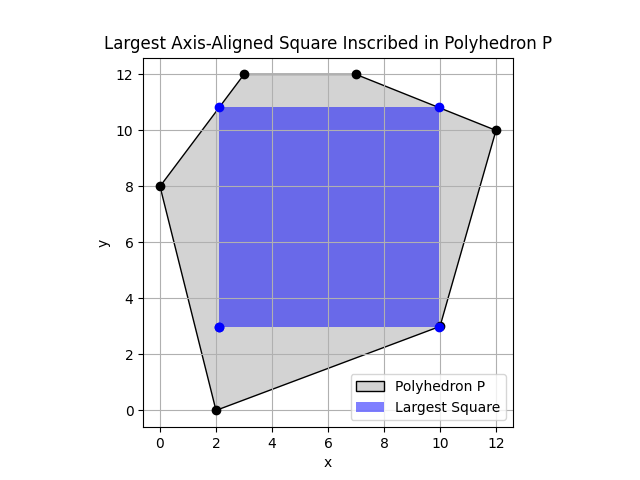

The script that drew this image:
import pulp
import matplotlib.pyplot as plt
import numpy as np

# Define the LP problem
prob = pulp.LpProblem("Largest_Square", pulp.LpMaximize)

# Variables
x = pulp.LpVariable('x', lowBound=0)
y = pulp.LpVariable('y', lowBound=0)
s = pulp.LpVariable('s', lowBound=0)

# Objective function
prob += s

# Constraints from the edges
prob += 4*x + y >= 8
prob += 3*x + 3*s - 8*y <= 6
prob += 7*x + 7*s - 2*y <= 64
prob += 2*x + 5*y + 7*s <= 74
prob += y + s <= 12
prob += 4*x - 3*y >= -24 + 3*s

# Solve the problem
prob.solve()

# Extract results
x_val = x.value()
y_val = y.value()
s_val = s.value()
area_val = s_val**2

# Output optimal solution in a more formal way
print(f"Optimal Solution for Largest Square Inscribed in Polyhedron P:")
print(f"  - Bottom-left corner coordinates: x = {x_val:.6f}, y = {y_val:.6f}")
print(f"  - Side length of the square: s = {s_val:.6f}")
print(f"  - Area of the square: {area_val:.6f}")

# Define polygon vertices
vertices = np.array([
    [0, 8],
    [2, 0],
    [10, 3],
    [12, 10],
    [7, 12],
    [3, 12]
])

# Square coordinates
square = np.array([
    [x_val, y_val],
    [x_val + s_val, y_val],
    [x_val + s_val, y_val + s_val],
    [x_val, y_val + s_val],
    [x_val, y_val]
])

# Plotting
fig, ax = plt.subplots()
ax.set_aspect('equal')

# Plot polygon
ax.fill(vertices[:,0], vertices[:,1], 'lightgray', edgecolor='black', label='Polyhedron P')

# Plot square
ax.fill(square[:,0], square[:,1], 'blue', alpha=0.5, label='Largest Square')

# Annotate points
ax.plot(vertices[:,0], vertices[:,1], 'o', color='black')
ax.plot(square[:,0], square[:,1], 'o', color='blue')

ax.legend()
plt.xlabel('x')
plt.ylabel('y')
plt.title('Largest Axis-Aligned Square Inscribed in Polyhedron P')
plt.grid(True)
plt.show()
